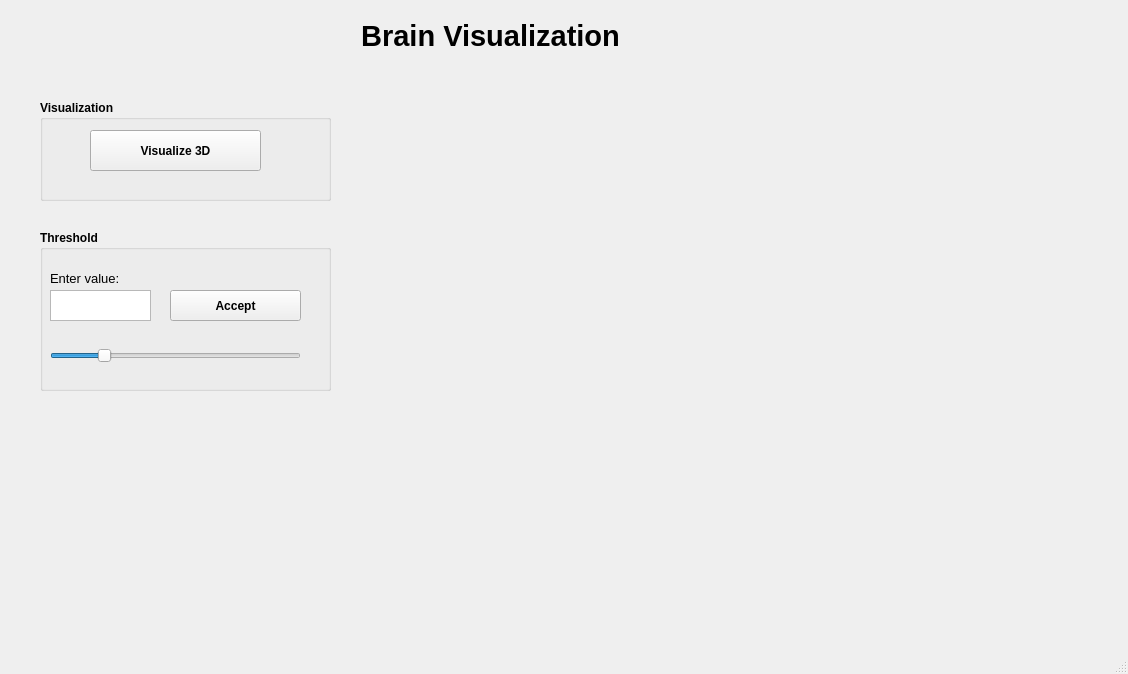
<?xml version="1.0" encoding="UTF-8"?>
<ui version="4.0">
 <class>Visualization3D</class>
 <widget class="QMainWindow" name="Visualization3D">
  <property name="geometry">
   <rect>
    <x>0</x>
    <y>0</y>
    <width>1128</width>
    <height>674</height>
   </rect>
  </property>
  <property name="windowTitle">
   <string>MainWindow</string>
  </property>
  <widget class="QWidget" name="widget">
   <widget class="QLabel" name="label">
    <property name="geometry">
     <rect>
      <x>330</x>
      <y>10</y>
      <width>321</width>
      <height>51</height>
     </rect>
    </property>
    <property name="font">
     <font>
      <pointsize>22</pointsize>
      <weight>75</weight>
      <bold>true</bold>
     </font>
    </property>
    <property name="text">
     <string>Brain Visualization</string>
    </property>
    <property name="textFormat">
     <enum>Qt::AutoText</enum>
    </property>
    <property name="scaledContents">
     <bool>false</bool>
    </property>
    <property name="alignment">
     <set>Qt::AlignCenter</set>
    </property>
    <property name="wordWrap">
     <bool>false</bool>
    </property>
   </widget>
   <widget class="QGroupBox" name="groupBox">
    <property name="geometry">
     <rect>
      <x>40</x>
      <y>230</y>
      <width>291</width>
      <height>161</height>
     </rect>
    </property>
    <property name="font">
     <font>
      <weight>75</weight>
      <bold>true</bold>
     </font>
    </property>
    <property name="title">
     <string>Threshold</string>
    </property>
    <widget class="QLabel" name="thresholdLabel">
     <property name="geometry">
      <rect>
       <x>10</x>
       <y>40</y>
       <width>81</width>
       <height>16</height>
      </rect>
     </property>
     <property name="font">
      <font>
       <pointsize>10</pointsize>
       <weight>50</weight>
       <bold>false</bold>
      </font>
     </property>
     <property name="text">
      <string>Enter value:</string>
     </property>
    </widget>
    <widget class="QTextEdit" name="thresholdTextEdit">
     <property name="geometry">
      <rect>
       <x>10</x>
       <y>60</y>
       <width>101</width>
       <height>31</height>
      </rect>
     </property>
    </widget>
    <widget class="QPushButton" name="acceptBtn">
     <property name="geometry">
      <rect>
       <x>130</x>
       <y>60</y>
       <width>131</width>
       <height>31</height>
      </rect>
     </property>
     <property name="text">
      <string>Accept</string>
     </property>
    </widget>
    <widget class="QSlider" name="horizontalSlider">
     <property name="geometry">
      <rect>
       <x>10</x>
       <y>110</y>
       <width>251</width>
       <height>31</height>
      </rect>
     </property>
     <property name="minimum">
      <number>1</number>
     </property>
     <property name="maximum">
      <number>500</number>
     </property>
     <property name="singleStep">
      <number>10</number>
     </property>
     <property name="value">
      <number>100</number>
     </property>
     <property name="orientation">
      <enum>Qt::Horizontal</enum>
     </property>
    </widget>
   </widget>
   <widget class="QGroupBox" name="groupBox_2">
    <property name="geometry">
     <rect>
      <x>40</x>
      <y>100</y>
      <width>291</width>
      <height>101</height>
     </rect>
    </property>
    <property name="font">
     <font>
      <weight>75</weight>
      <bold>true</bold>
     </font>
    </property>
    <property name="title">
     <string>Visualization</string>
    </property>
    <widget class="QPushButton" name="visualizeBtn">
     <property name="geometry">
      <rect>
       <x>50</x>
       <y>30</y>
       <width>171</width>
       <height>41</height>
      </rect>
     </property>
     <property name="text">
      <string>Visualize 3D</string>
     </property>
    </widget>
   </widget>
  </widget>
  <widget class="QMenuBar" name="menubar">
   <property name="geometry">
    <rect>
     <x>0</x>
     <y>0</y>
     <width>1128</width>
     <height>21</height>
    </rect>
   </property>
  </widget>
  <widget class="QStatusBar" name="statusbar"/>
 </widget>
 <resources/>
 <connections/>
</ui>
